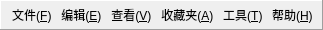
     <widget class="QFrame" name="frame_6">
      <property name="minimumSize">
       <size>
        <width>0</width>
        <height>30</height>
       </size>
      </property>
      <property name="maximumSize">
       <size>
        <width>16777215</width>
        <height>30</height>
       </size>
      </property>
      <property name="frameShape">
       <enum>QFrame::Panel</enum>
      </property>
      <property name="frameShadow">
       <enum>QFrame::Raised</enum>
      </property>
      <layout class="QHBoxLayout" name="horizontalLayout_5" stretch="0,0,0,0,0,0,1">
       <property name="topMargin">
        <number>0</number>
       </property>
       <property name="rightMargin">
        <number>0</number>
       </property>
       <property name="bottomMargin">
        <number>0</number>
       </property>
       <item>
        <widget class="QLabel" name="label">
         <property name="text">
          <string>&lt;html&gt;&lt;head/&gt;&lt;body&gt;&lt;p&gt; 文件(&lt;span style=&quot; text-decoration: underline;&quot;&gt;F&lt;/span&gt;) &lt;/p&gt;&lt;/body&gt;&lt;/html&gt;</string>
         </property>
         <property name="alignment">
          <set>Qt::AlignCenter</set>
         </property>
        </widget>
       </item>
       <item>
        <widget class="QLabel" name="label_2">
         <property name="text">
          <string>&lt;html&gt;&lt;head/&gt;&lt;body&gt;&lt;p&gt; 编辑(&lt;span style=&quot; text-decoration: underline;&quot;&gt;E&lt;/span&gt;) &lt;/p&gt;&lt;/body&gt;&lt;/html&gt;</string>
         </property>
         <property name="alignment">
          <set>Qt::AlignCenter</set>
         </property>
        </widget>
       </item>
       <item>
        <widget class="QLabel" name="label_3">
         <property name="text">
          <string>&lt;html&gt;&lt;head/&gt;&lt;body&gt;&lt;p&gt; 查看(&lt;span style=&quot; text-decoration: underline;&quot;&gt;V&lt;/span&gt;) &lt;/p&gt;&lt;/body&gt;&lt;/html&gt;</string>
         </property>
         <property name="alignment">
          <set>Qt::AlignCenter</set>
         </property>
        </widget>
       </item>
       <item>
        <widget class="QLabel" name="label_4">
         <property name="text">
          <string>&lt;html&gt;&lt;head/&gt;&lt;body&gt;&lt;p&gt; 收藏夹(&lt;span style=&quot; text-decoration: underline;&quot;&gt;A&lt;/span&gt;) &lt;/p&gt;&lt;/body&gt;&lt;/html&gt;</string>
         </property>
         <property name="alignment">
          <set>Qt::AlignCenter</set>
         </property>
        </widget>
       </item>
       <item>
        <widget class="QLabel" name="label_5">
         <property name="text">
          <string>&lt;html&gt;&lt;head/&gt;&lt;body&gt;&lt;p&gt; 工具(&lt;span style=&quot; text-decoration: underline;&quot;&gt;T&lt;/span&gt;) &lt;/p&gt;&lt;/body&gt;&lt;/html&gt;</string>
         </property>
         <property name="alignment">
          <set>Qt::AlignCenter</set>
         </property>
        </widget>
       </item>
       <item>
        <widget class="QLabel" name="label_6">
         <property name="text">
          <string>&lt;html&gt;&lt;head/&gt;&lt;body&gt;&lt;p&gt; 帮助(&lt;span style=&quot; text-decoration: underline;&quot;&gt;H&lt;/span&gt;) &lt;/p&gt;&lt;/body&gt;&lt;/html&gt;</string>
         </property>
         <property name="alignment">
          <set>Qt::AlignCenter</set>
         </property>
        </widget>
       </item>
       <item>
        <widget class="QFrame" name="frame_11">
         <property name="frameShape">
          <enum>QFrame::StyledPanel</enum>
         </property>
         <property name="frameShadow">
          <enum>QFrame::Raised</enum>
         </property>
         <widget class="QPushButton" name="pushButton_8">
          <property name="geometry">
           <rect>
            <x>390</x>
            <y>-17</y>
            <width>71</width>
            <height>61</height>
           </rect>
          </property>
          <property name="text">
           <string>勿 点</string>
          </property>
         </widget>
        </widget>
       </item>
      </layout>
     </widget>
